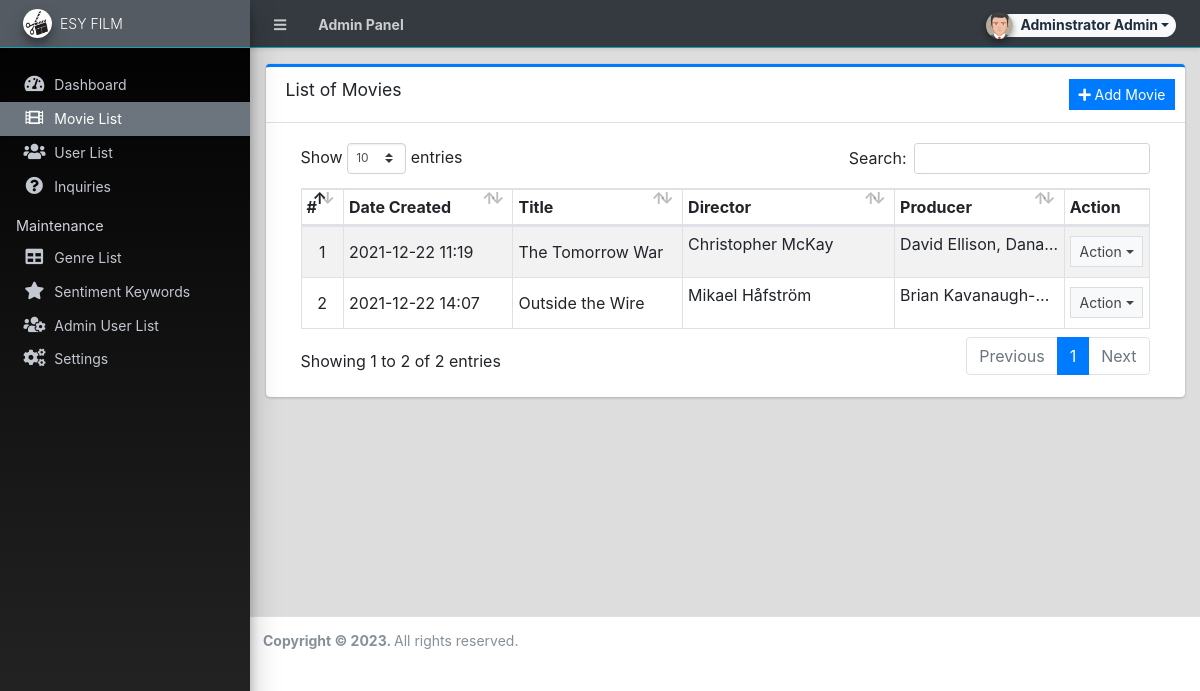
The page /admin/?page=movies (signed in) on the database its author committed.
### tables this page shows
CREATE TABLE `movie_list` (
  `id` int(30) NOT NULL,
  `title` text NOT NULL,
  `genres` text NOT NULL,
  `director` text NOT NULL,
  `produced` text NOT NULL,
  `writter` text NOT NULL,
  `actors` text NOT NULL,
  `description` text NOT NULL,
  `image_path` text DEFAULT NULL,
  `trailer_link` text DEFAULT NULL,
  `release_date` date NOT NULL,
  `date_created` datetime NOT NULL DEFAULT current_timestamp(),
  `date_updated` datetime DEFAULT NULL ON UPDATE current_timestamp()
);

### admin/movies/index.php (the view, shortened to what this page needs)
<div class="card card-outline card-primary">
	<div class="card-header">
		<h3 class="card-title">List of Movies</h3>
		<div class="card-tools">
			<a href="./?page=movies/manage_movie" class="btn btn-primary btn-sm btn-flat"><i class="fa fa-plus"></i> Add Movie</a>
		</div>
	</div>
	<div class="card-body">
		<div class="container-fluid">
        <div class="container-fluid">
			<table class="table table-hover table-striped table-bordered">
				<colgroup>
					<col width="5%">
					<col width="20%">
					<col width="20%">
					<col width="25%">
					<col width="20%">
					<col width="10%">
				</colgroup>
				<thead>
					<tr>
						<th>#</th>
						<th>Date Created</th>
						<th>Title</th>
						<th>Director</th>
						<th>Producer</th>
						<th>Action</th>
					</tr>
				</thead>
				<tbody>
					<?php
						$i = 1;
						$qry = $conn->query("SELECT * from `movie_list` order by unix_timestamp(`title`) asc ");
						while($row = $qry->fetch_assoc()):
					?>
						<tr>
							<td class="text-center"><?php echo $i++; ?></td>
							<td class=""><?php echo date("Y-m-d H:i",strtotime($row['date_created'])) ?></td>
							<td><?php echo ($row['title']) ?></td>
							<td class=""><p class="truncate-1"><?php echo ucwords($row['director']) ?></p></td>
							<td class=""><p class="truncate-1"><?php echo ucwords($row['produced']) ?></p></td>
							<td align="center">
								 <button type="button" class="btn btn-flat btn-default btn-sm dropdown-toggle dropdown-icon" data-toggle="dropdown">
				                  		Action
				                  </button>
							</td>
						</tr>
					<?php endwhile; ?>
				</tbody>
			</table>
		</div>
		</div>
	</div>
</div>

### rows shown on the page
movie_list: date_created "2021-12-22 11:19", title "The Tomorrow War", director "Christopher McKay", produced "David Ellison,…"
movie_list: date_created "2021-12-22 14:07", title "Outside the Wire", director "Mikael Håfström"

### other values the page prints
$_settings->userdata('firstname').' '.$_settings->userdata('lastname') "Adminstrator Admin"
